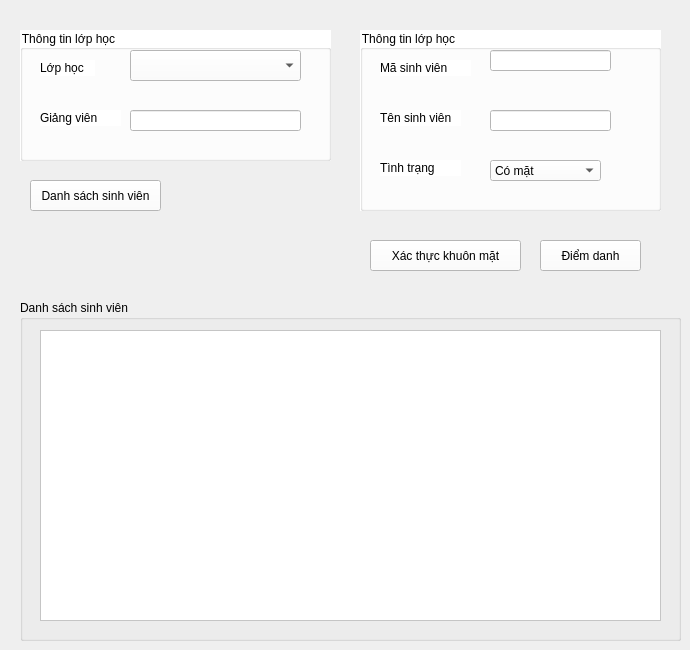
         <widget class="QWidget" name="diemDanh_page">
          <widget class="QGroupBox" name="groupBox_12">
           <property name="geometry">
            <rect>
             <x>20</x>
             <y>30</y>
             <width>311</width>
             <height>131</height>
            </rect>
           </property>
           <property name="styleSheet">
            <string notr="true">background-color: rgb(255, 255, 255);</string>
           </property>
           <property name="title">
            <string>Thông tin lớp học</string>
           </property>
           <widget class="QLabel" name="label_8">
            <property name="geometry">
             <rect>
              <x>20</x>
              <y>30</y>
              <width>55</width>
              <height>16</height>
             </rect>
            </property>
            <property name="text">
             <string>Lớp học</string>
            </property>
           </widget>
           <widget class="QLineEdit" name="txt_giangVienDD">
            <property name="geometry">
             <rect>
              <x>110</x>
              <y>80</y>
              <width>171</width>
              <height>21</height>
             </rect>
            </property>
            <property name="styleSheet">
             <string notr="true">background-color: rgb(255, 255, 255);</string>
            </property>
           </widget>
           <widget class="QComboBox" name="ccb_lopHocDD">
            <property name="geometry">
             <rect>
              <x>110</x>
              <y>20</y>
              <width>171</width>
              <height>31</height>
             </rect>
            </property>
            <property name="styleSheet">
             <string notr="true">background-color: rgb(255, 255, 255);</string>
            </property>
           </widget>
           <widget class="QLabel" name="label_25">
            <property name="geometry">
             <rect>
              <x>20</x>
              <y>80</y>
              <width>81</width>
              <height>16</height>
             </rect>
            </property>
            <property name="text">
             <string>Giảng viên</string>
            </property>
           </widget>
          </widget>
          <widget class="QGroupBox" name="groupBox_9">
           <property name="geometry">
            <rect>
             <x>20</x>
             <y>300</y>
             <width>661</width>
             <height>341</height>
            </rect>
           </property>
           <property name="title">
            <string>Danh sách sinh viên</string>
           </property>
           <widget class="QTableWidget" name="tbl_danhSachDD">
            <property name="geometry">
             <rect>
              <x>20</x>
              <y>30</y>
              <width>621</width>
              <height>291</height>
             </rect>
            </property>
            <property name="styleSheet">
             <string notr="true">background-color: rgb(255, 255, 255);</string>
            </property>
           </widget>
          </widget>
          <widget class="QGroupBox" name="groupBox_13">
           <property name="geometry">
            <rect>
             <x>360</x>
             <y>30</y>
             <width>301</width>
             <height>181</height>
            </rect>
           </property>
           <property name="styleSheet">
            <string notr="true">background-color: rgb(255, 255, 255);</string>
           </property>
           <property name="title">
            <string>Thông tin lớp học</string>
           </property>
           <widget class="QLabel" name="label_41">
            <property name="geometry">
             <rect>
              <x>20</x>
              <y>30</y>
              <width>91</width>
              <height>16</height>
             </rect>
            </property>
            <property name="text">
             <string>Mã sinh viên</string>
            </property>
           </widget>
           <widget class="QLineEdit" name="txt_tensvDD">
            <property name="geometry">
             <rect>
              <x>130</x>
              <y>80</y>
              <width>121</width>
              <height>21</height>
             </rect>
            </property>
            <property name="styleSheet">
             <string notr="true">background-color: rgb(255, 255, 255);</string>
            </property>
           </widget>
           <widget class="QLabel" name="label_42">
            <property name="geometry">
             <rect>
              <x>20</x>
              <y>80</y>
              <width>81</width>
              <height>16</height>
             </rect>
            </property>
            <property name="text">
             <string>Tên sinh viên</string>
            </property>
           </widget>
           <widget class="QLabel" name="label_43">
            <property name="geometry">
             <rect>
              <x>20</x>
              <y>130</y>
              <width>81</width>
              <height>16</height>
             </rect>
            </property>
            <property name="text">
             <string/>
            </property>
           </widget>
           <widget class="QComboBox" name="ccb_tinhTrang">
            <property name="geometry">
             <rect>
              <x>130</x>
              <y>130</y>
              <width>111</width>
              <height>21</height>
             </rect>
            </property>
            <item>
             <property name="text">
              <string>Có mặt</string>
             </property>
            </item>
            <item>
             <property name="text">
              <string>Đi muộn</string>
             </property>
            </item>
            <item>
             <property name="text">
              <string>Nghỉ</string>
             </property>
            </item>
           </widget>
           <widget class="QLabel" name="label_58">
            <property name="geometry">
             <rect>
              <x>20</x>
              <y>130</y>
              <width>81</width>
              <height>16</height>
             </rect>
            </property>
            <property name="text">
             <string>Tình trạng</string>
            </property>
           </widget>
           <widget class="QLineEdit" name="txt_masvDD">
            <property name="geometry">
             <rect>
              <x>130</x>
              <y>20</y>
              <width>121</width>
              <height>21</height>
             </rect>
            </property>
            <property name="styleSheet">
             <string notr="true">background-color: rgb(255, 255, 255);</string>
            </property>
           </widget>
          </widget>
          <widget class="QPushButton" name="btn_danhSachDD">
           <property name="geometry">
            <rect>
             <x>30</x>
             <y>180</y>
             <width>131</width>
             <height>31</height>
            </rect>
           </property>
           <property name="styleSheet">
            <string notr="true">background-color: rgb(255, 255, 255);</string>
           </property>
           <property name="text">
            <string>Danh sách sinh viên</string>
           </property>
          </widget>
          <widget class="QPushButton" name="btn_diemDanh">
           <property name="geometry">
            <rect>
             <x>540</x>
             <y>240</y>
             <width>101</width>
             <height>31</height>
            </rect>
           </property>
           <property name="styleSheet">
            <string notr="true">background-color: rgb(255, 255, 255);</string>
           </property>
           <property name="text">
            <string>Điểm danh</string>
           </property>
          </widget>
          <widget class="QPushButton" name="btn_xacThucKhuonMat">
           <property name="geometry">
            <rect>
             <x>370</x>
             <y>240</y>
             <width>151</width>
             <height>31</height>
            </rect>
           </property>
           <property name="styleSheet">
            <string notr="true">background-color: rgb(255, 255, 255);</string>
           </property>
           <property name="text">
            <string>Xác thực khuôn mặt</string>
           </property>
          </widget>
         </widget>
